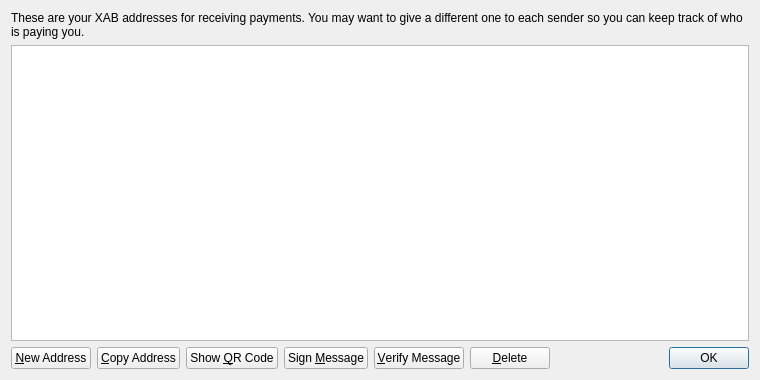
<?xml version="1.0" encoding="UTF-8"?>
<ui version="4.0">
 <class>AddressBookPage</class>
 <widget class="QWidget" name="AddressBookPage">
  <property name="geometry">
   <rect>
    <x>0</x>
    <y>0</y>
    <width>760</width>
    <height>380</height>
   </rect>
  </property>
  <property name="windowTitle">
   <string>Address Book</string>
  </property>
  <layout class="QVBoxLayout" name="verticalLayout">
   <item>
    <widget class="QLabel" name="labelExplanation">
     <property name="text">
      <string>These are your XAB addresses for receiving payments. You may want to give a different one to each sender so you can keep track of who is paying you.</string>
     </property>
     <property name="textFormat">
      <enum>Qt::PlainText</enum>
     </property>
     <property name="wordWrap">
      <bool>true</bool>
     </property>
    </widget>
   </item>
   <item>
    <widget class="QTableView" name="tableView">
     <property name="contextMenuPolicy">
      <enum>Qt::CustomContextMenu</enum>
     </property>
     <property name="toolTip">
      <string>Double-click to edit address or label</string>
     </property>
     <property name="tabKeyNavigation">
      <bool>false</bool>
     </property>
     <property name="selectionMode">
      <enum>QAbstractItemView::SingleSelection</enum>
     </property>
     <property name="selectionBehavior">
      <enum>QAbstractItemView::SelectRows</enum>
     </property>
     <property name="sortingEnabled">
      <bool>true</bool>
     </property>
     <attribute name="verticalHeaderVisible">
      <bool>false</bool>
     </attribute>
    </widget>
   </item>
   <item>
    <layout class="QHBoxLayout" name="horizontalLayout">
     <item>
      <widget class="QPushButton" name="newAddressButton">
       <property name="toolTip">
        <string>Create a new address</string>
       </property>
       <property name="text">
        <string>&amp;New Address</string>
       </property>
      </widget>
     </item>
     <item>
      <widget class="QPushButton" name="copyToClipboard">
       <property name="toolTip">
        <string>Copy the currently selected address to the system clipboard</string>
       </property>
       <property name="text">
        <string>&amp;Copy Address</string>
       </property>
      </widget>
     </item>
     <item>
      <widget class="QPushButton" name="showQRCode">
       <property name="text">
        <string>Show &amp;QR Code</string>
       </property>
      </widget>
     </item>
     <item>
      <widget class="QPushButton" name="signMessage">
       <property name="toolTip">
        <string>Sign a message to prove you own a XAB address</string>
       </property>
       <property name="text">
        <string>Sign &amp;Message</string>
       </property>
      </widget>
     </item>
     <item>
      <widget class="QPushButton" name="verifyMessage">
       <property name="toolTip">
        <string>Verify a message to ensure it was signed with a specified XAB address</string>
       </property>
       <property name="text">
        <string>&amp;Verify Message</string>
       </property>
      </widget>
     </item>
     <item>
      <widget class="QPushButton" name="deleteButton">
       <property name="toolTip">
        <string>Delete the currently selected address from the list</string>
       </property>
       <property name="text">
        <string>&amp;Delete</string>
       </property>
      </widget>
     </item>
     <item>
      <spacer name="horizontalSpacer">
       <property name="orientation">
        <enum>Qt::Horizontal</enum>
       </property>
       <property name="sizeHint" stdset="0">
        <size>
         <width>40</width>
         <height>20</height>
        </size>
       </property>
      </spacer>
     </item>
     <item>
      <widget class="QDialogButtonBox" name="buttonBox">
       <property name="sizePolicy">
        <sizepolicy hsizetype="Maximum" vsizetype="Fixed">
         <horstretch>0</horstretch>
         <verstretch>0</verstretch>
        </sizepolicy>
       </property>
       <property name="standardButtons">
        <set>QDialogButtonBox::Ok</set>
       </property>
      </widget>
     </item>
    </layout>
   </item>
  </layout>
 </widget>
 <resources>
  <include location="../bitcoin.qrc"/>
 </resources>
 <connections/>
</ui>
